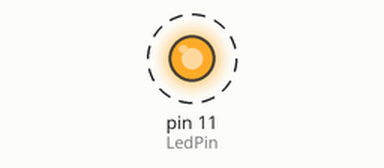
Simulated run of this program. Board: Raspberry Pi (header pin numbers). On the bench: output pins drawn as LEDs (lit = HIGH). Dashed ring = blinking.

Above: at 0.5 s.
Timing chart, 0 to 4.6 s (numbered marks = the images above):
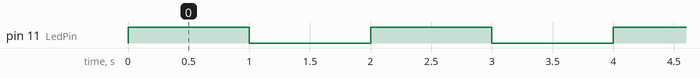

The program:

blink_led_original.py
```python
#!/usr/bin/python

import RPi.GPIO as GPIO
import time

LedPin=11


# Setup
def setup():
	GPIO.setmode(GPIO.BOARD)
	GPIO.setup(LedPin,GPIO.OUT)
	GPIO.output(LedPin,GPIO.HIGH)

def blink():
	while True:
		GPIO.output(LedPin,GPIO.HIGH)
		time.sleep(1)
		GPIO.output(LedPin,GPIO.LOW)
		time.sleep(1)

def destroy():
	GPIO.output(LedPin,GPIO.LOW)
	GPIO.cleanup()

if __name__ == '__main__':
	setup()
	try:
		blink()
	except KeyboardInterrupt:
		destroy()
```

Measured:
- by itself, pin 11 (LedPin): alternates HIGH for 1.0 s and LOW for 1.0 s
